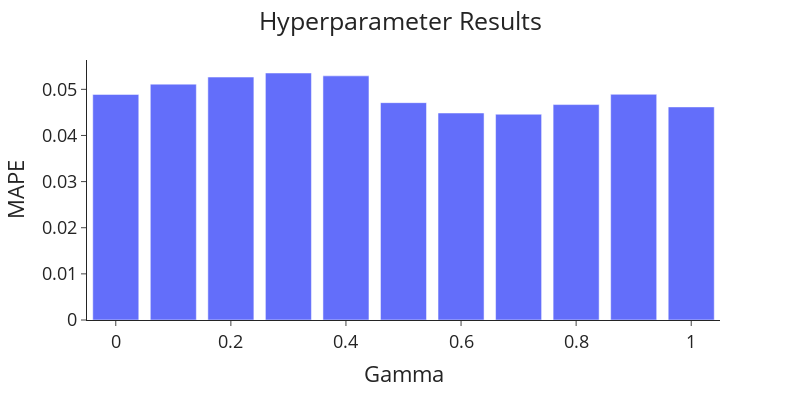

Write notebook code for a chart like this one.
### Markdown cell above
The data has a clear trend and high seasonality. A suitable model for this time series would be the Holt Winters exponential smoothing model that incorporates both trend and seasonality components

### Code cell
# Import packages
import numpy as np
from sklearn.metrics import mean_absolute_percentage_error
from statsmodels.tsa.holtwinters import ExponentialSmoothing


def hyperparameter_tuning_season_cv(n_splits: int,
                                    gammas: list[float],
                                    df: pd.DataFrame) -> pd.DataFrame:                                   
    """Function to carry out cross-validation hyperparameter tuning
    for the seasonal parameter in a Holt Winters' model. """

    tscv = TimeSeriesSplit(n_splits=n_splits)
    error_list = []

    for gamma in gammas:
    
        errors = []
        
        for train_index, valid_index in tscv.split(df):
            train, valid = df.iloc[train_index], df.iloc[valid_index]
            
            model = ExponentialSmoothing(train['#Passengers'], trend='mul',
                                         seasonal='mul', seasonal_periods=12) \
                .fit(smoothing_seasonal=gamma)
                
            forecasts = model.forecast(len(valid))
            errors.append(mean_absolute_percentage_error(valid['#Passengers'], forecasts))

        error_list.append([gamma, sum(errors) / len(errors)])

    return pd.DataFrame(error_list, columns=['Gamma', 'MAPE'])
    
 
def plot_error_cv(df: pd.DataFrame,
                  title: str) -> None:                  
    """Bar chart to plot the errors from the different
    hyperparameters."""

    fig = px.bar(df, x='Gamma', y='MAPE')
    fig.update_layout(template="simple_white", font=dict(size=18), title_text=title,
                      width=800, title_x=0.5, height=400)

    return fig.show()
    
    
# Read in the data
data = pd.read_csv('AirPassengers.csv')
data['Month'] = pd.to_datetime(data['Month'])

# Carry out cv for hyperparameter tuning for the seasonal parameter
error_df = hyperparameter_tuning_season_cv(df=data,
                                         n_splits=4,
                                         gammas=list(np.arange(0, 1.1, 0.1)))

# Plot the tuning results
plot_error_cv(df=error_df, title='Hyperparameter Results')

### Figure 1 — Plotly figure (JSON) as saved in the notebook; plotly's stock layout.template omitted (floating-point values rounded to 4 significant figures)
{"data": [{"alignmentgroup": "True", "hovertemplate": "Gamma=%{x}<br>MAPE=%{y}<extra></extra>", "legendgroup": "", "marker": {"color": "#636efa", "pattern": {"shape": ""}}, "name": "", "offsetgroup": "", "orientation": "v", "showlegend": false, "textposition": "auto", "type": "bar", "x": [0, 0.1, 0.2, 0.3, 0.4, 0.5, 0.6, 0.7, 0.8, 0.9, 1], "xaxis": "x", "y": [0.0489, 0.05112, 0.05266, 0.05354, 0.05292, 0.04711, 0.04487, 0.04461, 0.0467, 0.04892, 0.04619], "yaxis": "y"}], "layout": {"barmode": "relative", "font": {"size": 18}, "height": 400, "legend": {"tracegroupgap": 0}, "margin": {"t": 60}, "title": {"text": "Hyperparameter Results", "x": 0.5}, "width": 800, "xaxis": {"anchor": "y", "domain": [0, 1], "title": {"text": "Gamma"}}, "yaxis": {"anchor": "x", "domain": [0, 1], "title": {"text": "MAPE"}}}}
